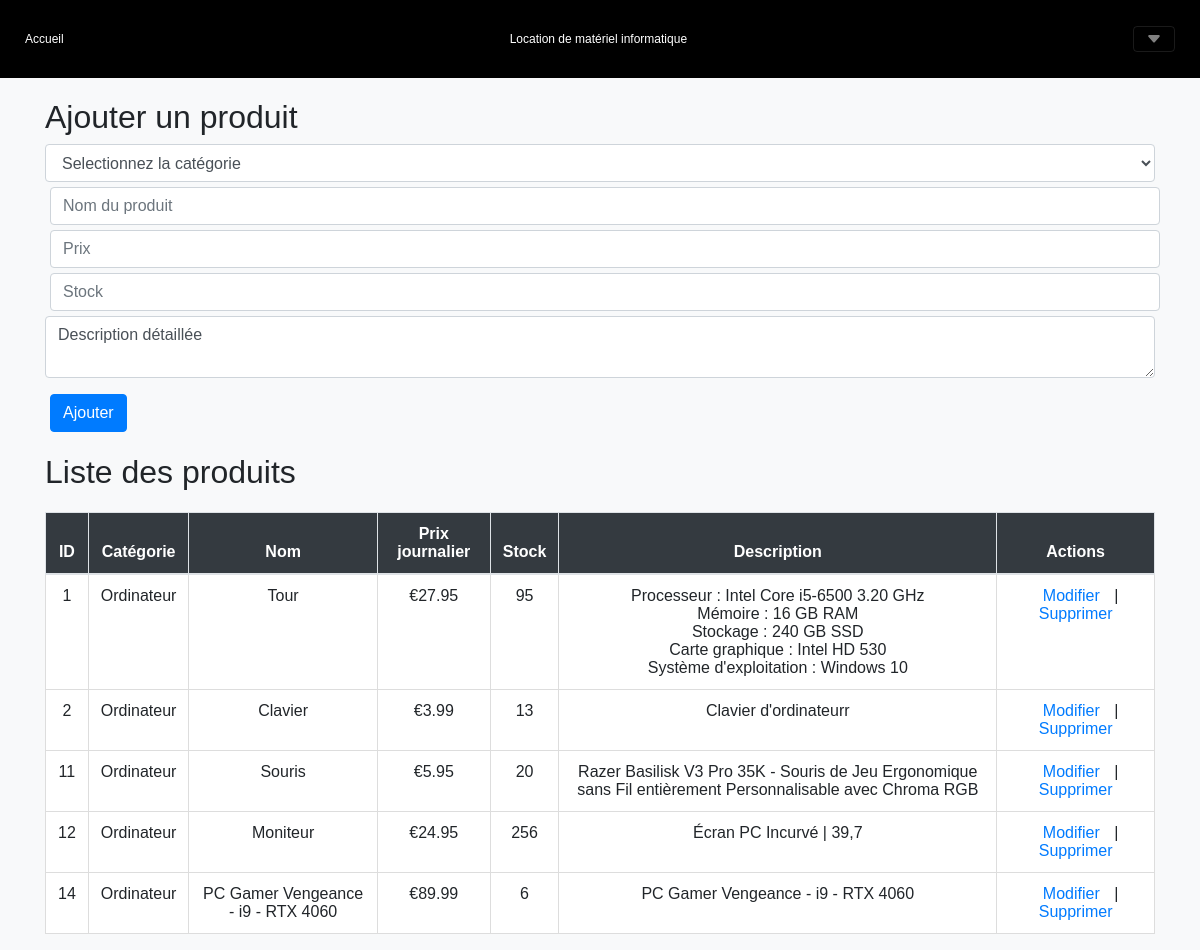
/?action=allProduits (signed in), run on the app's committed database.
### tables this page shows
CREATE TABLE `equipement` (
  `id` int(11) NOT NULL,
  `catégorie` int(11) NOT NULL,
  `libelle` varchar(50) NOT NULL,
  `description` varchar(255) NOT NULL,
  `stock` int(11) NOT NULL,
  `prix` float NOT NULL
);

CREATE TABLE `categorie` (
  `id` int(11) NOT NULL,
  `libelle` varchar(20) NOT NULL
);

### Controlleur/ctrlAdminProduit.php (called while the page is built, shortened)
<?php
include_once("vue/VueEntete.php");
include_once("Model/ModelEquipementDAO.php");
$equipement = ModelEquipementDAO::getAllEquipement();
include_once("vue/privilege/VueAllProduits.php");
include_once("vue/VuePied.php");
?>

### index.php (called while the page is built, shortened)
<?php
    $racine = dirname(__FILE__);
    $action = filter_input(INPUT_GET, 'action', FILTER_SANITIZE_STRING);
    $controleur = Routeur::getControleur($action);
    include "$racine/Controlleur/$controleur";
    ?>

### Data/connexionDB.php (called while the page is built, shortened)
<?php
   class ConnexionDB{
        private static $connexion;
        public static function getInstance(){
            if(!self::$connexion){
                try {
                    $serveur = 'mysql:host=localhost;';
                    $bdd = 'dbname=gretagenis';
                    $user = 'root' ;
                    $mdp = '' ;
                    self::$connexion = new PDO($serveur.$bdd, $user, $mdp);
                    self::$connexion->query("SET CHARACTER SET utf8");
                } catch (PDOException $e) {
                        echo " Error connexion: " . $serveur . " " . $bdd . " " . $user . " " . $mdp . " " . $e->getMessage() ;
                        throw new Exception("Erreur à  la connexion \n" . $e->getMessage());
                }
            }
            return self::$connexion;
        }
     }
?>

### Model/ModelEquipementDAO.php (called while the page is built, shortened)
<?php
include_once("./Data/ConnexionDB.php");
include_once("./classes/Equipement.php");
include_once("./Model/ModelCategorieDAO.php");
class ModelEquipementDAO {
    public static function getAllEquipement(){
        try{
            $req = ConnexionDB::getInstance()->query("SELECT * FROM equipement ");
            $req->execute();
             while ($ligne = $req->fetch(PDO::FETCH_ASSOC)) {
                $unObjet = new Equipement(
                    $ligne['id'],
                    $ligne['libelle'],
                    $ligne['prix'],
                    $ligne['stock'],
                    ModelCategorieDAO::getCategorie($ligne['catégorie']),
                    $ligne['description']
                );
                $resultat[] = $unObjet;
            }
            return $resultat;
        }catch(PDOException $ex){
            print "Erreur : ". $ex->getMessage();
        }
    }
}
?>

### Model/ModelCategorieDAO.php (called while the page is built, shortened)
<?php
include_once("Data/ConnexionDB.php");
class ModelCategorieDAO{
    public static function getCategorie($id){
        $req = ConnexionDB::getInstance()->prepare("SELECT * FROM categorie WHERE id = ?");
        $req -> execute(array($id));
        $row = $req->fetch(PDO::FETCH_ASSOC);
        return $row['libelle'];
    }
}
?>

### classes/Equipement.php (called while the page is built)
<?php
class Equipement {
    private string $code;
    private string $libelle;
    private ?string $categorie ;
    private ?string $stock ;
    private ?string $prix;
    private ?string $desc;
        function __construct(string $code, string $libelle, string $p = null, string $s = null, string $c = null, $d = null){
            $this->code = $code;
            $this->libelle = $libelle;
            $this->categorie = $c;
            $this ->stock = $s;
            $this ->prix = $p;
            $this ->desc = $d;
        }
    public function getLibelle(){
        return $this->libelle;
    }
    public function getCode(){
        return $this->code;
    }
    public function getCategorie(){
        return $this->categorie;
    }
    public function getStock(){
        return $this->stock;
    }
    public function getPrix(){
        return $this->prix;
    }
    public function getDescription(){
        return $this->desc;
    }
}

### Vue/privilege/vueAllProduits.php (the view, shortened to what this page needs)
<div class="container">
    <div class="product-form">
        <h2>Ajouter un produit</h2>
        <form method="POST">
            <select name="categorie" class="form-control">
                <?php var_dump($allCat);?>
                <option value="" disabled selected>Selectionnez la catégorie</option>
            </select>
            <input type="text" name="nom" class="form-control" placeholder="Nom du produit" required>
            <input type="number" step="0.01" name="prix" class="form-control" placeholder="Prix" required>
            <input type="number" name="stock" class="form-control" placeholder="Stock" required>
            <textarea name="desc" class="form-control" placeholder="Description détaillée" required>Description détaillée</textarea>
            <button type="submit" class="btn btn-primary mt-3" name="ajouter">Ajouter</button>
        </form>
    </div>
    <div class="product-list table-responsive">
        <h2>Liste des produits</h2>
        <table class="table table-bordered">
            <thead>
                <tr>
                    <th>ID</th>
                    <th>Catégorie</th>
                    <th>Nom</th>
                    <th>Prix journalier</th>
                    <th>Stock</th>
                    <th>Description</th>
                    <th>Actions</th>
                </tr>
            </thead>
            <tbody>
                <?php if(count($equipement) > 0):?>
                    <?php foreach($equipement as $equip): ?>
                <tr>
                    <td><?=$equip->getCode(); ?></td>
                    <td><?=$equip->getCategorie(); ?></td>
                    <td><?=$equip->getLibelle(); ?></td>
                    <td>€<?=$equip->getPrix();?></td>
                    <td><?=$equip->getStock();?></td>
                    <td><?=$equip->getDescription()?></td>
                    <td>
                        <a href="#" data-toggle="modal" data-target="#editModal" data-id="<?=$equip->getCode();?>" data-desc="<?=$equip->getDescription()?>" data-nom="<?=$equip->getLibelle();?>" data-prix="<?=$equip->getPrix();?>" data-stock="<?=$equip->getStock();?>">Modifier</a> |
                        <a  class="delete-btn" href="./?action=allProduits&supprimer=<?=$equip->getCode();?>" data-toggle="modal" data-target="#confirmDeleteModal" data-id="<?=$equip->getCode();?>">Supprimer</a>
                    </td>
                </tr>
                <?php endforeach; ?>
                <?php endif;?>
            </tbody>
        </table>
    </div>
</div>

### Vue/privilege/vueAllProduits.php (style rules this page uses)
body { font-family: Arial, sans-serif; background-color: #f8f9fa; margin: 0; padding: 0; }
.container { margin-top: 20px; }
.product-form input, .product-form button { margin: 5px; }
.product-list table { width: 100%; margin-top: 20px; }
.product-list th, .product-list td { text-align: center; padding: 12px; }
.product-list th { background-color: #343a40; color: white; }
.product-list td { background-color: white; border: 1px solid #ddd; }
.product-list a { margin: 0 10px; cursor: pointer; text-decoration: none; color: #007bff; }

### data on the page
equipement: Code "1", catégorie.libelle "Ordinateur", libelle "Tour", prix "27.95", stock "95", description "Processeur : Intel Core i5-6500 3.20 GHz Mémoire : 16 GB RAM Stockage : 240 GB SSD Carte graphique : Intel HD 530 Système d'exploitation : Windows 10"
equipement: id "2", catégorie.libelle "Ordinateur", libelle "Clavier", prix "3.99", stock "13", description "Clavier d'ordinateurr"
equipement: id "11", catégorie.libelle "Ordinateur", libelle "Souris", prix "5.95", stock "20", description "Razer Basilisk V3 Pro 35K - Souris de Jeu Ergonomique sans Fil entièrement Personnalisable avec Chroma RGB"
equipement: id "12", catégorie.libelle "Ordinateur", libelle "Moniteur", prix "24.95", stock "256", description "Écran PC Incurvé | 39,7"
equipement: id "14", catégorie.libelle "Ordinateur", description "PC Gamer Vengeance - i9 - RTX 4060", prix "89.99", stock "6", Description "PC Gamer Vengeance - i9 - RTX 4060"
